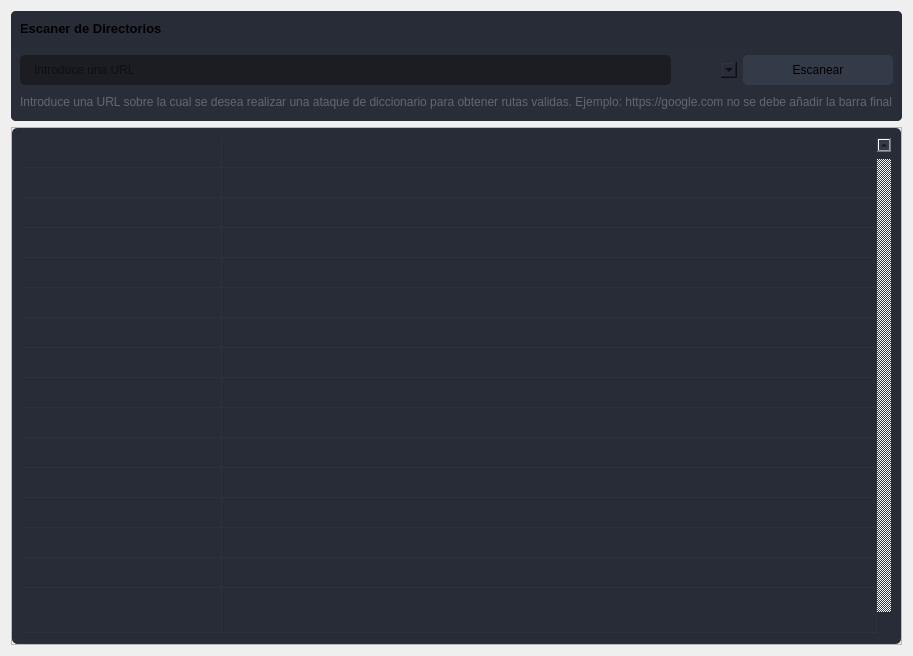
                  <widget class="QWidget" name="page_2">
                   <layout class="QVBoxLayout" name="verticalLayout_13">
                    <item>
                     <widget class="QFrame" name="frame_8">
                      <property name="styleSheet">
                       <string notr="true">border-radius: 5px;</string>
                      </property>
                      <property name="frameShape">
                       <enum>QFrame::StyledPanel</enum>
                      </property>
                      <property name="frameShadow">
                       <enum>QFrame::Raised</enum>
                      </property>
                      <layout class="QVBoxLayout" name="verticalLayout_30">
                       <property name="spacing">
                        <number>0</number>
                       </property>
                       <property name="leftMargin">
                        <number>0</number>
                       </property>
                       <property name="topMargin">
                        <number>0</number>
                       </property>
                       <property name="rightMargin">
                        <number>0</number>
                       </property>
                       <property name="bottomMargin">
                        <number>0</number>
                       </property>
                       <item>
                        <widget class="QFrame" name="frame_div_content_5">
                         <property name="minimumSize">
                          <size>
                           <width>0</width>
                           <height>110</height>
                          </size>
                         </property>
                         <property name="maximumSize">
                          <size>
                           <width>16777215</width>
                           <height>110</height>
                          </size>
                         </property>
                         <property name="styleSheet">
                          <string notr="true">background-color: rgb(41, 45, 56);
border-radius: 5px;
</string>
                         </property>
                         <property name="frameShape">
                          <enum>QFrame::NoFrame</enum>
                         </property>
                         <property name="frameShadow">
                          <enum>QFrame::Raised</enum>
                         </property>
                         <layout class="QVBoxLayout" name="verticalLayout_31">
                          <property name="spacing">
                           <number>0</number>
                          </property>
                          <property name="leftMargin">
                           <number>0</number>
                          </property>
                          <property name="topMargin">
                           <number>0</number>
                          </property>
                          <property name="rightMargin">
                           <number>0</number>
                          </property>
                          <property name="bottomMargin">
                           <number>0</number>
                          </property>
                          <item>
                           <widget class="QFrame" name="frame_title_wid_5">
                            <property name="maximumSize">
                             <size>
                              <width>16777215</width>
                              <height>35</height>
                             </size>
                            </property>
                            <property name="styleSheet">
                             <string notr="true">background-color: rgb(39, 44, 54);</string>
                            </property>
                            <property name="frameShape">
                             <enum>QFrame::StyledPanel</enum>
                            </property>
                            <property name="frameShadow">
                             <enum>QFrame::Raised</enum>
                            </property>
                            <layout class="QVBoxLayout" name="verticalLayout_32">
                             <item>
                              <widget class="QLabel" name="labelBoxBlenderInstalation_5">
                               <property name="font">
                                <font>
                                 <family>Segoe UI</family>
                                 <pointsize>10</pointsize>
                                 <weight>75</weight>
                                 <bold>true</bold>
                                </font>
                               </property>
                               <property name="styleSheet">
                                <string notr="true"/>
                               </property>
                               <property name="text">
                                <string>Escaner de Directorios</string>
                               </property>
                              </widget>
                             </item>
                            </layout>
                           </widget>
                          </item>
                          <item>
                           <widget class="QFrame" name="frame_content_wid_5">
                            <property name="frameShape">
                             <enum>QFrame::NoFrame</enum>
                            </property>
                            <property name="frameShadow">
                             <enum>QFrame::Raised</enum>
                            </property>
                            <layout class="QHBoxLayout" name="horizontalLayout_18">
                             <item>
                              <layout class="QGridLayout" name="gridLayout_9">
                               <property name="bottomMargin">
                                <number>0</number>
                               </property>
                               <item row="0" column="2">
                                <widget class="QPushButton" name="escanear_5">
                                 <property name="sizePolicy">
                                  <sizepolicy hsizetype="Preferred" vsizetype="Preferred">
                                   <horstretch>0</horstretch>
                                   <verstretch>0</verstretch>
                                  </sizepolicy>
                                 </property>
                                 <property name="minimumSize">
                                  <size>
                                   <width>150</width>
                                   <height>30</height>
                                  </size>
                                 </property>
                                 <property name="font">
                                  <font>
                                   <family>Segoe UI</family>
                                   <pointsize>9</pointsize>
                                  </font>
                                 </property>
                                 <property name="styleSheet">
                                  <string notr="true">QPushButton {
	border: 2px solid rgb(52, 59, 72);
	border-radius: 5px;
	background-color: rgb(52, 59, 72);
}
QPushButton:hover {
	background-color: rgb(57, 65, 80);
	border: 2px solid rgb(61, 70, 86);
}
QPushButton:pressed {
	background-color: rgb(35, 40, 49);
	border: 2px solid rgb(43, 50, 61);
}</string>
                                 </property>
                                 <property name="text">
                                  <string>Escanear</string>
                                 </property>
                                 <property name="icon">
                                  <iconset>
                                   <normaloff>icons/16x16/cil-lupita.png</normaloff>icons/16x16/cil-lupita.png</iconset>
                                 </property>
                                </widget>
                               </item>
                               <item row="0" column="0">
                                <widget class="QLineEdit" name="lineEdit_5">
                                 <property name="minimumSize">
                                  <size>
                                   <width>0</width>
                                   <height>30</height>
                                  </size>
                                 </property>
                                 <property name="styleSheet">
                                  <string notr="true">QLineEdit {
	background-color: rgb(27, 29, 35);
	border-radius: 5px;
	border: 2px solid rgb(27, 29, 35);
	padding-left: 10px;
}
QLineEdit:hover {
	border: 2px solid rgb(64, 71, 88);
}
QLineEdit:focus {
	border: 2px solid rgb(91, 101, 124);
}</string>
                                 </property>
                                 <property name="placeholderText">
                                  <string>Introduce una URL</string>
                                 </property>
                                </widget>
                               </item>
                               <item row="1" column="0" colspan="3">
                                <widget class="QLabel" name="labelVersion_7">
                                 <property name="styleSheet">
                                  <string notr="true">color: rgb(98, 103, 111);</string>
                                 </property>
                                 <property name="lineWidth">
                                  <number>1</number>
                                 </property>
                                 <property name="text">
                                  <string>Introduce una URL sobre la cual se desea realizar una ataque de diccionario para obtener rutas validas. Ejemplo: https://google.com no se debe añadir la barra final</string>
                                 </property>
                                 <property name="alignment">
                                  <set>Qt::AlignLeading|Qt::AlignLeft|Qt::AlignVCenter</set>
                                 </property>
                                </widget>
                               </item>
                               <item row="0" column="1">
                                <widget class="QComboBox" name="comboBox">
                                 <property name="editable">
                                  <bool>false</bool>
                                 </property>
                                 <property name="currentIndex">
                                  <number>-1</number>
                                 </property>
                                </widget>
                               </item>
                              </layout>
                             </item>
                            </layout>
                           </widget>
                          </item>
                         </layout>
                        </widget>
                       </item>
                      </layout>
                     </widget>
                    </item>
                    <item>
                     <widget class="QFrame" name="frame_9">
                      <property name="minimumSize">
                       <size>
                        <width>0</width>
                        <height>150</height>
                       </size>
                      </property>
                      <property name="frameShape">
                       <enum>QFrame::StyledPanel</enum>
                      </property>
                      <property name="frameShadow">
                       <enum>QFrame::Raised</enum>
                      </property>
                      <layout class="QHBoxLayout" name="horizontalLayout_19">
                       <property name="spacing">
                        <number>0</number>
                       </property>
                       <property name="leftMargin">
                        <number>0</number>
                       </property>
                       <property name="topMargin">
                        <number>0</number>
                       </property>
                       <property name="rightMargin">
                        <number>0</number>
                       </property>
                       <property name="bottomMargin">
                        <number>0</number>
                       </property>
                       <item>
                        <widget class="QTableWidget" name="tableWidget_4">
                         <property name="sizePolicy">
                          <sizepolicy hsizetype="Expanding" vsizetype="Expanding">
                           <horstretch>0</horstretch>
                           <verstretch>0</verstretch>
                          </sizepolicy>
                         </property>
                         <property name="palette">
                          <palette>
                           <active>
                            <colorrole role="WindowText">
                             <brush brushstyle="SolidPattern">
                              <color alpha="255">
                               <red>210</red>
                               <green>210</green>
                               <blue>210</blue>
                              </color>
                             </brush>
                            </colorrole>
                            <colorrole role="Button">
                             <brush brushstyle="SolidPattern">
                              <color alpha="255">
                               <red>39</red>
                               <green>44</green>
                               <blue>54</blue>
                              </color>
                             </brush>
                            </colorrole>
                            <colorrole role="Text">
                             <brush brushstyle="SolidPattern">
                              <color alpha="255">
                               <red>210</red>
                               <green>210</green>
                               <blue>210</blue>
                              </color>
                             </brush>
                            </colorrole>
                            <colorrole role="ButtonText">
                             <brush brushstyle="SolidPattern">
                              <color alpha="255">
                               <red>210</red>
                               <green>210</green>
                               <blue>210</blue>
                              </color>
                             </brush>
                            </colorrole>
                            <colorrole role="Base">
                             <brush brushstyle="SolidPattern">
                              <color alpha="255">
                               <red>39</red>
                               <green>44</green>
                               <blue>54</blue>
                              </color>
                             </brush>
                            </colorrole>
                            <colorrole role="Window">
                             <brush brushstyle="SolidPattern">
                              <color alpha="255">
                               <red>39</red>
                               <green>44</green>
                               <blue>54</blue>
                              </color>
                             </brush>
                            </colorrole>
                            <colorrole role="PlaceholderText">
                             <brush brushstyle="NoBrush">
                              <color alpha="128">
                               <red>210</red>
                               <green>210</green>
                               <blue>210</blue>
                              </color>
                             </brush>
                            </colorrole>
                           </active>
                           <inactive>
                            <colorrole role="WindowText">
                             <brush brushstyle="SolidPattern">
                              <color alpha="255">
                               <red>210</red>
                               <green>210</green>
                               <blue>210</blue>
                              </color>
                             </brush>
                            </colorrole>
                            <colorrole role="Button">
                             <brush brushstyle="SolidPattern">
                              <color alpha="255">
                               <red>39</red>
                               <green>44</green>
                               <blue>54</blue>
                              </color>
                             </brush>
                            </colorrole>
                            <colorrole role="Text">
                             <brush brushstyle="SolidPattern">
                              <color alpha="255">
                               <red>210</red>
                               <green>210</green>
                               <blue>210</blue>
                              </color>
                             </brush>
                            </colorrole>
                            <colorrole role="ButtonText">
                             <brush brushstyle="SolidPattern">
                              <color alpha="255">
                               <red>210</red>
                               <green>210</green>
                               <blue>210</blue>
                              </color>
                             </brush>
                            </colorrole>
                            <colorrole role="Base">
                             <brush brushstyle="SolidPattern">
                              <color alpha="255">
                               <red>39</red>
                               <green>44</green>
                               <blue>54</blue>
                              </color>
                             </brush>
                            </colorrole>
                            <colorrole role="Window">
                             <brush brushstyle="SolidPattern">
                              <color alpha="255">
                               <red>39</red>
                               <green>44</green>
                               <blue>54</blue>
                              </color>
                             </brush>
                            </colorrole>
                            <colorrole role="PlaceholderText">
                             <brush brushstyle="NoBrush">
                              <color alpha="128">
                               <red>210</red>
                               <green>210</green>
                               <blue>210</blue>
                              </color>
                             </brush>
                            </colorrole>
                           </inactive>
                           <disabled>
                            <colorrole role="WindowText">
                             <brush brushstyle="SolidPattern">
                              <color alpha="255">
                               <red>210</red>
                               <green>210</green>
                               <blue>210</blue>
                              </color>
                             </brush>
                            </colorrole>
                            <colorrole role="Button">
                             <brush brushstyle="SolidPattern">
                              <color alpha="255">
                               <red>39</red>
                               <green>44</green>
                               <blue>54</blue>
                              </color>
                             </brush>
                            </colorrole>
                            <colorrole role="Text">
                             <brush brushstyle="SolidPattern">
                              <color alpha="255">
                               <red>210</red>
                               <green>210</green>
                               <blue>210</blue>
                              </color>
                             </brush>
                            </colorrole>
                            <colorrole role="ButtonText">
                             <brush brushstyle="SolidPattern">
                              <color alpha="255">
                               <red>210</red>
                               <green>210</green>
                               <blue>210</blue>
                              </color>
                             </brush>
                            </colorrole>
                            <colorrole role="Base">
                             <brush brushstyle="SolidPattern">
                              <color alpha="255">
                               <red>39</red>
                               <green>44</green>
                               <blue>54</blue>
                              </color>
                             </brush>
                            </colorrole>
                            <colorrole role="Window">
                             <brush brushstyle="SolidPattern">
                              <color alpha="255">
                               <red>39</red>
                               <green>44</green>
                               <blue>54</blue>
                              </color>
                             </brush>
                            </colorrole>
                            <colorrole role="PlaceholderText">
                             <brush brushstyle="NoBrush">
                              <color alpha="128">
                               <red>210</red>
                               <green>210</green>
                               <blue>210</blue>
                              </color>
                             </brush>
                            </colorrole>
                           </disabled>
                          </palette>
                         </property>
                         <property name="styleSheet">
                          <string notr="true">QTableWidget {
	background-color: rgb(39, 44, 54);
	padding: 10px;
	border-radius: 5px;
	gridline-color: rgb(44, 49, 60);
	border-bottom: 1px solid rgb(44, 49, 60);
}
QTableWidget::item{
	border-color: rgb(44, 49, 60);
	padding-left: 5px;
	padding-right: 5px;
	gridline-color: rgb(44, 49, 60);
}
QTableWidget::item:selected{
	background-color: rgb(85, 170, 255);
}
QScrollBar:horizontal {
    border: none;
    background: rgb(52, 59, 72);
    height: 14px;
    margin: 0px 21px 0 21px;
	border-radius: 0px;
}
 QScrollBar:vertical {
	border: none;
    background: rgb(52, 59, 72);
    width: 14px;
    margin: 21px 0 21px 0;
	border-radius: 0px;
 }
QHeaderView::section{
	Background-color: rgb(39, 44, 54);
	max-width: 30px;
	border: 1px solid rgb(44, 49, 60);
	border-style: none;
    border-bottom: 1px solid rgb(44, 49, 60);
    border-right: 1px solid rgb(44, 49, 60);
}
QTableWidget::horizontalHeader {
	background-color: rgb(81, 255, 0);
}
QHeaderView::section:horizontal
{
    border: 1px solid rgb(32, 34, 42);
	background-color: rgb(27, 29, 35);
	padding: 3px;
	border-top-left-radius: 7px;
    border-top-right-radius: 7px;
}
QHeaderView::section:vertical
{
    border: 1px solid rgb(44, 49, 60);
}
</string>
                         </property>
                         <property name="frameShape">
                          <enum>QFrame::NoFrame</enum>
                         </property>
                         <property name="verticalScrollBarPolicy">
                          <enum>Qt::ScrollBarAlwaysOn</enum>
                         </property>
                         <property name="sizeAdjustPolicy">
                          <enum>QAbstractScrollArea::AdjustToContents</enum>
                         </property>
                         <property name="editTriggers">
                          <set>QAbstractItemView::NoEditTriggers</set>
                         </property>
                         <property name="alternatingRowColors">
                          <bool>false</bool>
                         </property>
                         <property name="selectionMode">
                          <enum>QAbstractItemView::SingleSelection</enum>
                         </property>
                         <property name="selectionBehavior">
                          <enum>QAbstractItemView::SelectRows</enum>
                         </property>
                         <property name="showGrid">
                          <bool>true</bool>
                         </property>
                         <property name="gridStyle">
                          <enum>Qt::SolidLine</enum>
                         </property>
                         <property name="sortingEnabled">
                          <bool>false</bool>
                         </property>
                         <property name="columnCount">
                          <number>2</number>
                         </property>
                         <attribute name="horizontalHeaderVisible">
                          <bool>false</bool>
                         </attribute>
                         <attribute name="horizontalHeaderCascadingSectionResizes">
                          <bool>true</bool>
                         </attribute>
                         <attribute name="horizontalHeaderDefaultSectionSize">
                          <number>200</number>
                         </attribute>
                         <attribute name="horizontalHeaderStretchLastSection">
                          <bool>true</bool>
                         </attribute>
                         <attribute name="verticalHeaderVisible">
                          <bool>false</bool>
                         </attribute>
                         <attribute name="verticalHeaderCascadingSectionResizes">
                          <bool>false</bool>
                         </attribute>
                         <attribute name="verticalHeaderHighlightSections">
                          <bool>false</bool>
                         </attribute>
                         <attribute name="verticalHeaderStretchLastSection">
                          <bool>true</bool>
                         </attribute>
                         <row>
                          <property name="text">
                           <string>New Row</string>
                          </property>
                          <property name="font">
                           <font>
                            <family>Segoe UI</family>
                           </font>
                          </property>
                         </row>
                         <row>
                          <property name="text">
                           <string>New Row</string>
                          </property>
                         </row>
                         <row>
                          <property name="text">
                           <string>New Row</string>
                          </property>
                         </row>
                         <row>
                          <property name="text">
                           <string>New Row</string>
                          </property>
                         </row>
                         <row>
                          <property name="text">
                           <string>New Row</string>
                          </property>
                         </row>
                         <row>
                          <property name="text">
                           <string>New Row</string>
                          </property>
                         </row>
                         <row>
                          <property name="text">
                           <string>New Row</string>
                          </property>
                         </row>
                         <row>
                          <property name="text">
                           <string>New Row</string>
                          </property>
                         </row>
                         <row>
                          <property name="text">
                           <string>New Row</string>
                          </property>
                         </row>
                         <row>
                          <property name="text">
                           <string>New Row</string>
                          </property>
                         </row>
                         <row>
                          <property name="text">
                           <string>New Row</string>
                          </property>
                         </row>
                         <row>
                          <property name="text">
                           <string>New Row</string>
                          </property>
                         </row>
                         <row>
                          <property name="text">
                           <string>New Row</string>
                          </property>
                         </row>
                         <row>
                          <property name="text">
                           <string>New Row</string>
                          </property>
                         </row>
                         <row>
                          <property name="text">
                           <string>New Row</string>
                          </property>
                         </row>
                         <row>
                          <property name="text">
                           <string>New Row</string>
                          </property>
                         </row>
                         <column>
                          <property name="text">
                           <string>0</string>
                          </property>
                         </column>
                         <column>
                          <property name="text">
                           <string>1</string>
                          </property>
                         </column>
                         <item row="0" column="0">
                          <property name="text">
                           <string/>
                          </property>
                         </item>
                         <item row="0" column="1">
                          <property name="text">
                           <string/>
                          </property>
                         </item>
                        </widget>
                       </item>
                      </layout>
                     </widget>
                    </item>
                   </layout>
                  </widget>
